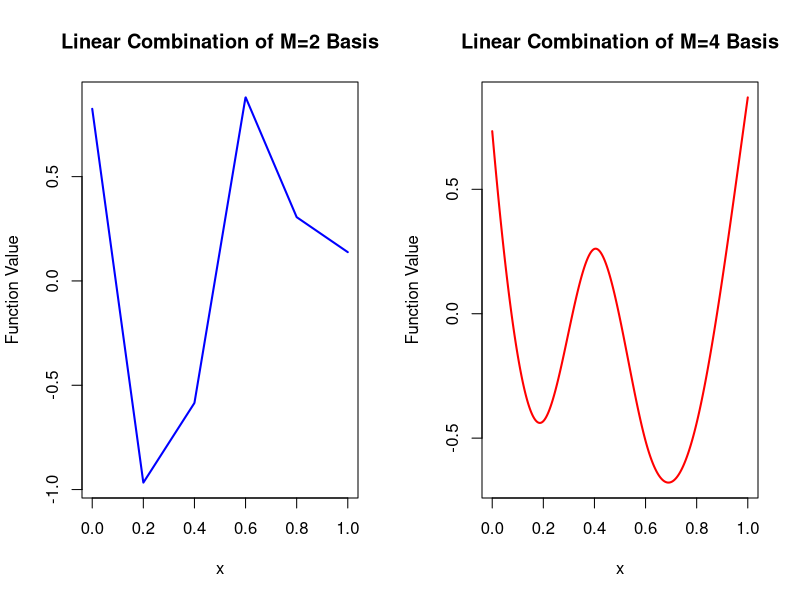

The R source for this figure:
# Load necessary library
library(splines)

# Define the inner and boundary knots
knots <- c(0.2, 0.4, 0.6, 0.8)
boundary_knots <- c(0, 1)

# Define a sequence of x values
x.seq <- seq(0, 1, length.out = 1000)

# Generate B-spline basis for M = 2 (linear splines)
M2_basis <- bs(x.seq, knots = knots, Boundary.knots = boundary_knots, degree = 1, intercept = TRUE)

# Generate B-spline basis for M = 4 (cubic splines)
M4_basis <- bs(x.seq, knots = knots, Boundary.knots = boundary_knots, degree = 3, intercept = TRUE)

# Check the number of basis functions
num_basis_M2 <- ncol(M2_basis)
num_basis_M4 <- ncol(M4_basis)

# Define coefficients dynamically to match basis dimensions
coeffs_M2 <- runif(num_basis_M2, -1, 1)  # Random values between -1 and 1
coeffs_M4 <- runif(num_basis_M4, -1, 1)

# Compute the linear combinations of the basis functions
linear_comb_M2 <- M2_basis %*% coeffs_M2
linear_comb_M4 <- M4_basis %*% coeffs_M4

# Plot the linear combinations
par(mfrow = c(1, 2))  # Arrange plots side by side

# Plot for M = 2
plot(x.seq, linear_comb_M2, type = "l", col = "blue", lwd = 2, 
     main = "Linear Combination of M=2 Basis", xlab = "x", ylab = "Function Value")

# Plot for M = 4
plot(x.seq, linear_comb_M4, type = "l", col = "red", lwd = 2, 
     main = "Linear Combination of M=4 Basis", xlab = "x", ylab = "Function Value")

